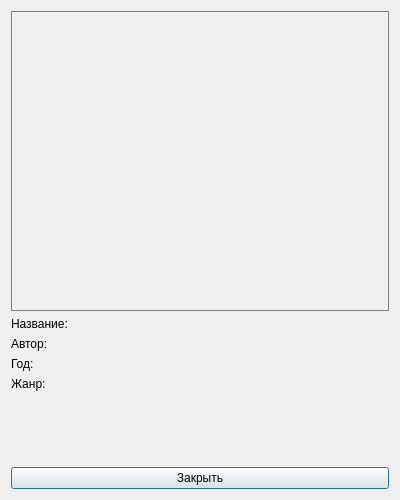
<?xml version="1.0" encoding="UTF-8"?>
<ui version="4.0">
 <class>BookDetailDialog</class>
 <widget class="QDialog" name="BookDetailDialog">
  <property name="geometry">
   <rect>
    <x>0</x>
    <y>0</y>
    <width>400</width>
    <height>500</height>
   </rect>
  </property>
  <property name="windowTitle">
   <string>Информация о книге</string>
  </property>
  <layout class="QVBoxLayout" name="verticalLayout">
   <item>
    <widget class="QLabel" name="image_label">
     <property name="minimumSize">
      <size>
       <width>200</width>
       <height>300</height>
      </size>
     </property>
     <property name="alignment">
      <set>Qt::AlignCenter</set>
     </property>
     <property name="styleSheet">
      <string notr="true">border: 1px solid gray;</string>
     </property>
    </widget>
   </item>
   <item>
    <layout class="QFormLayout" name="formLayout">
     <item row="0" column="0">
      <widget class="QLabel" name="label">
       <property name="text">
        <string>Название:</string>
       </property>
      </widget>
     </item>
     <item row="0" column="1">
      <widget class="QLabel" name="title_label"/>
     </item>
     <item row="1" column="0">
      <widget class="QLabel" name="label_2">
       <property name="text">
        <string>Автор:</string>
       </property>
      </widget>
     </item>
     <item row="1" column="1">
      <widget class="QLabel" name="author_label"/>
     </item>
     <item row="2" column="0">
      <widget class="QLabel" name="label_3">
       <property name="text">
        <string>Год:</string>
       </property>
      </widget>
     </item>
     <item row="2" column="1">
      <widget class="QLabel" name="year_label"/>
     </item>
     <item row="3" column="0">
      <widget class="QLabel" name="label_4">
       <property name="text">
        <string>Жанр:</string>
       </property>
      </widget>
     </item>
     <item row="3" column="1">
      <widget class="QLabel" name="genre_label"/>
     </item>
    </layout>
   </item>
   <item>
    <widget class="QPushButton" name="close_btn">
     <property name="text">
      <string>Закрыть</string>
     </property>
    </widget>
   </item>
  </layout>
 </widget>
 <resources/>
 <connections/>
</ui>
